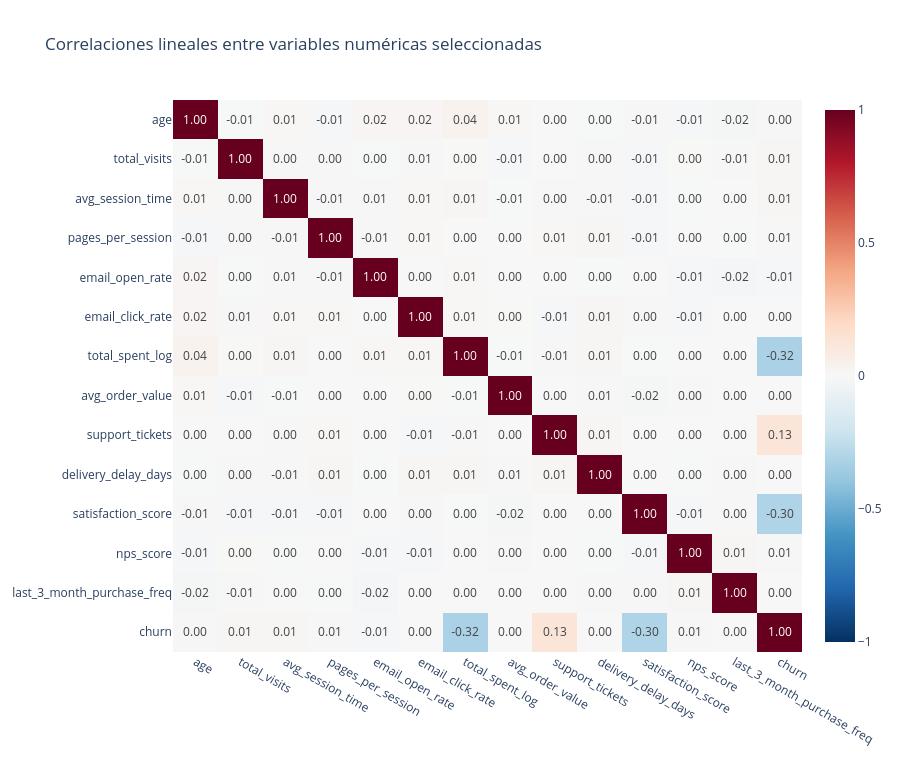

Notebook cell for this chart:
### Markdown cell above
### 20.3 ¿Qué asociaciones lineales aparecen entre las variables numéricas?

Se seleccionan variables representativas del comportamiento, gasto, experiencia y soporte.

Se excluye `customer_id`, se utiliza `total_spent_log` en lugar de incluir simultáneamente ambas escalas de gasto y los indicadores nacionales se reservan para un análisis agregado por país y año.

### Code cell
variables_correlacion = [
    "age",
    "total_visits",
    "avg_session_time",
    "pages_per_session",
    "email_open_rate",
    "email_click_rate",
    "total_spent_log",
    "avg_order_value",
    "support_tickets",
    "delivery_delay_days",
    "satisfaction_score",
    "nps_score",
    "last_3_month_purchase_freq",
    "churn"
]

matriz_correlacion = (
    df_eda[variables_correlacion]
    .corr(method="pearson")
)

fig_correlacion = px.imshow(
    matriz_correlacion,
    text_auto=".2f",
    aspect="auto",
    zmin=-1,
    zmax=1,
    color_continuous_scale="RdBu_r",
    title=(
        "Correlaciones lineales entre variables "
        "numéricas seleccionadas"
    )
)

fig_correlacion.update_layout(
    height=760
)

fig_correlacion.show()

correlacion_con_churn = (
    matriz_correlacion["churn"]
    .drop("churn")
    .sort_values(
        key=lambda serie: serie.abs(),
        ascending=False
    )
    .rename("correlation_with_churn")
    .to_frame()
)

display(correlacion_con_churn)

### Figure 1 — Plotly figure (JSON) as saved in the notebook; plotly's stock layout.template omitted (floating-point values rounded to 4 significant figures; data arrays with more than 128 entries replaced by an {"elided": "..."} marker saying what was removed)
{"data": [{"coloraxis": "coloraxis", "hovertemplate": "x: %{x}<br>y: %{y}<br>color: %{z}<extra></extra>", "name": "0", "texttemplate": "%{z:.2f}", "type": "heatmap", "x": ["age", "total_visits", "avg_session_time", "pages_per_session", "email_open_rate", "email_click_rate", "total_spent_log", "avg_order_value", "support_tickets", "delivery_delay_days", "satisfaction_score", "nps_score", "last_3_month_purchase_freq", "churn"], "xaxis": "x", "y": ["age", "total_visits", "avg_session_time", "pages_per_session", "email_open_rate", "email_click_rate", "total_spent_log", "avg_order_value", "support_tickets", "delivery_delay_days", "satisfaction_score", "nps_score", "last_3_month_purchase_freq", "churn"], "yaxis": "y", "z": {"elided": "14x14 float values"}}], "layout": {"coloraxis": {"autocolorscale": false, "cmax": 1, "cmin": -1, "colorscale": [[0.0, "rgb(5,48,97)"], [0.1, "rgb(33,102,172)"], [0.2, "rgb(67,147,195)"], [0.3, "rgb(146,197,222)"], [0.4, "rgb(209,229,240)"], [0.5, "rgb(247,247,247)"], [0.6, "rgb(253,219,199)"], [0.7, "rgb(244,165,130)"], [0.8, "rgb(214,96,77)"], [0.9, "rgb(178,24,43)"], [1.0, "rgb(103,0,31)"]]}, "height": 760, "title": {"text": "Correlaciones lineales entre variables numéricas seleccionadas"}, "xaxis": {"anchor": "y", "domain": [0.0, 1.0]}, "yaxis": {"anchor": "x", "autorange": "reversed", "domain": [0.0, 1.0]}}}
